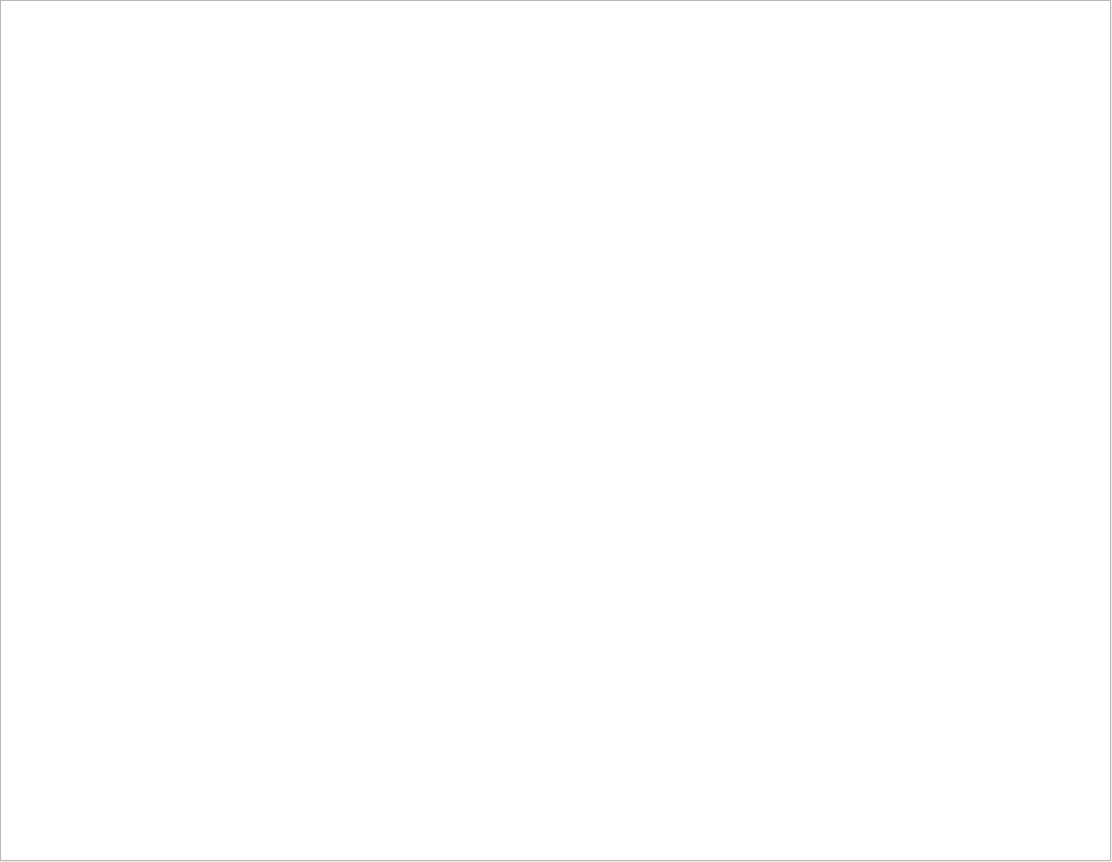
<?xml version="1.0" encoding="UTF-8"?>
<ui version="4.0">
 <class>Dialog</class>
 <widget class="QDialog" name="Dialog">
  <property name="geometry">
   <rect>
    <x>0</x>
    <y>0</y>
    <width>1112</width>
    <height>862</height>
   </rect>
  </property>
  <property name="windowTitle">
   <string>Dialog</string>
  </property>
  <widget class="QGraphicsView" name="graphicsView">
   <property name="geometry">
    <rect>
     <x>0</x>
     <y>0</y>
     <width>1111</width>
     <height>861</height>
    </rect>
   </property>
  </widget>
 </widget>
 <resources/>
 <connections/>
</ui>
